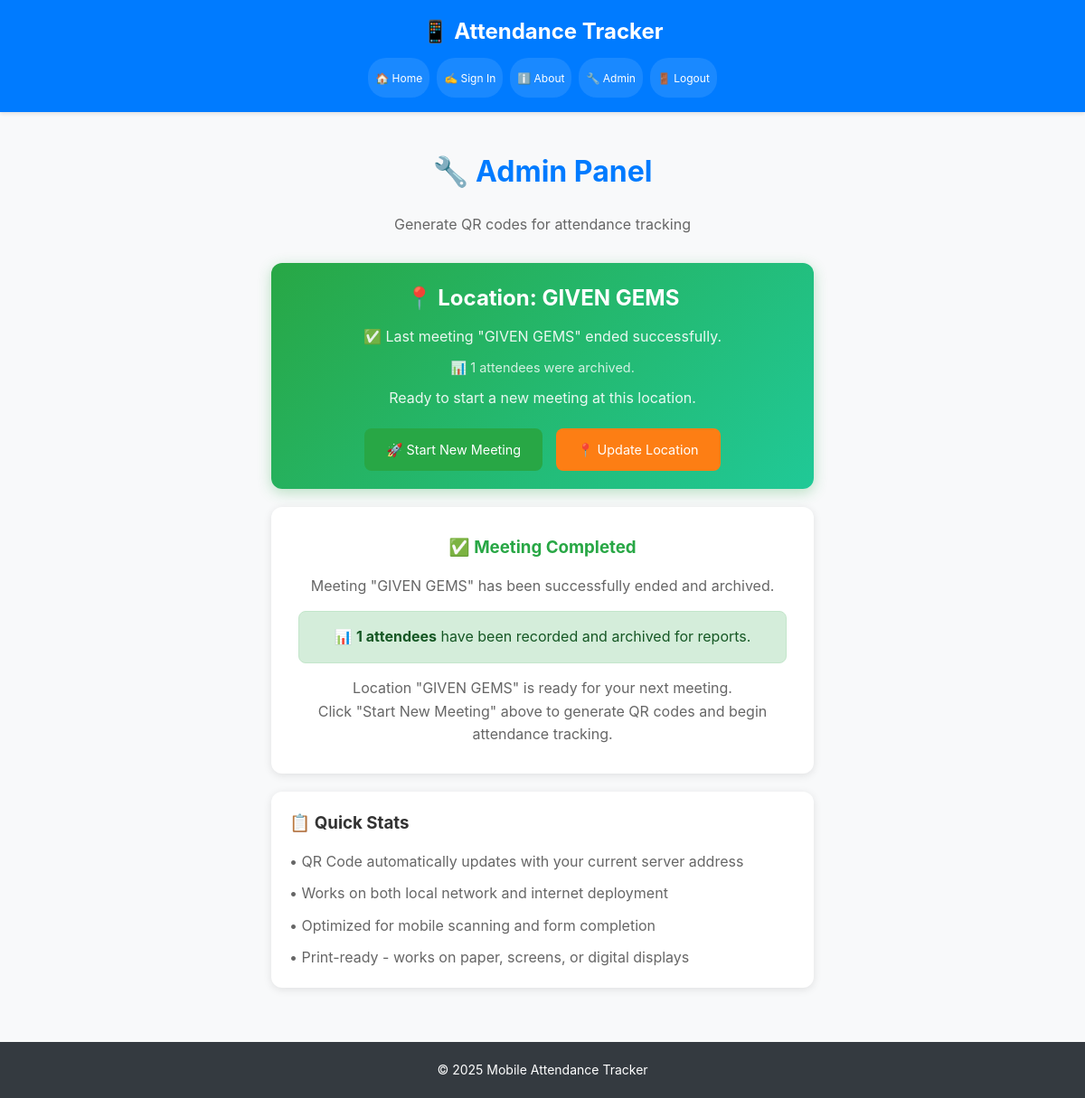
Before: /admin (signed in) with the older database file.
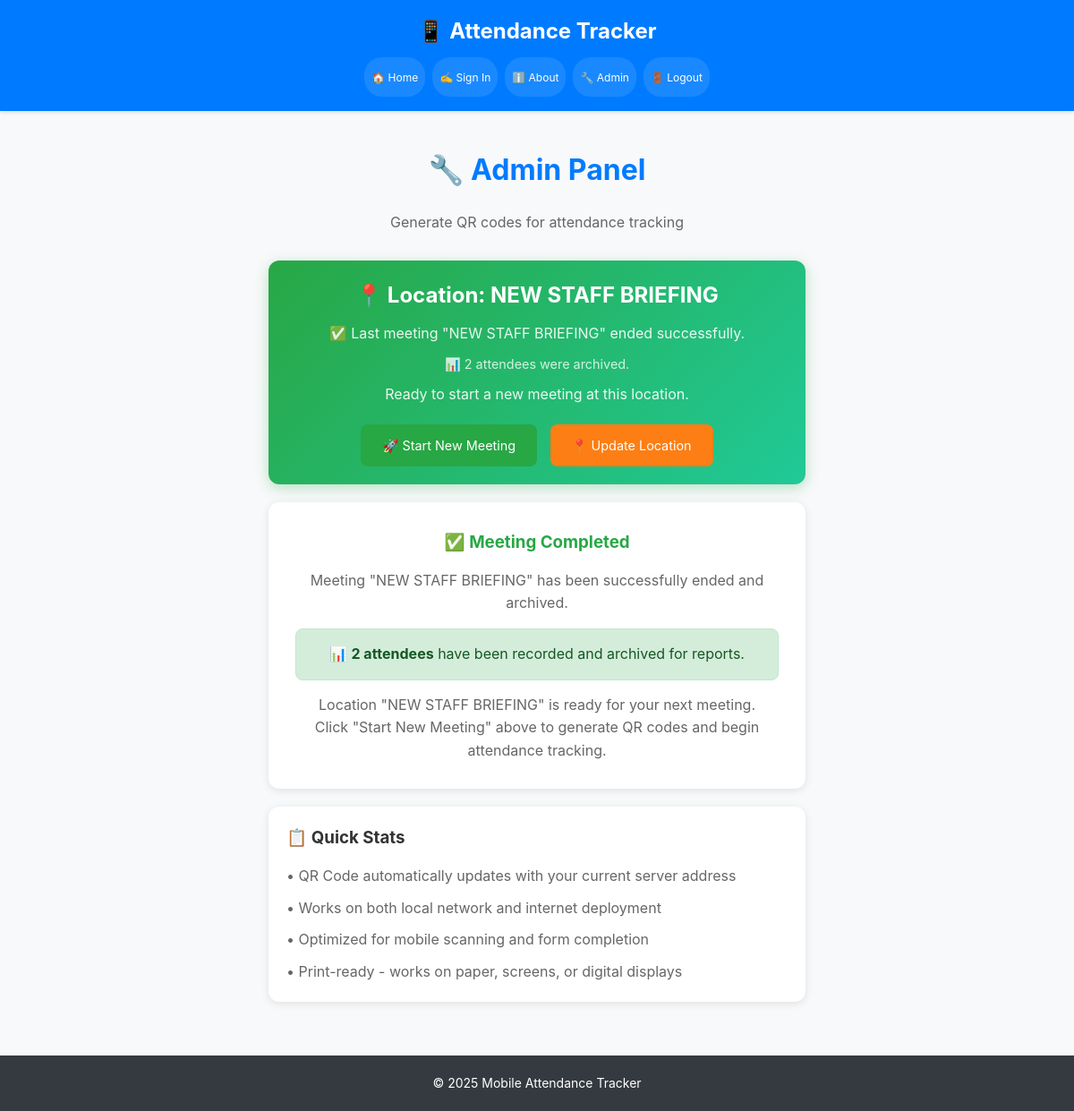
After: the same page with the newer database file.
### models.py (models this page shows)
class MeetingLocation(db.Model):
    id = db.Column(db.Integer, primary_key=True)
    name = db.Column(db.String(200), nullable=False)
    address = db.Column(db.String(500), nullable=True)  # Add address field
    latitude = db.Column(db.Float, nullable=False)
    longitude = db.Column(db.Float, nullable=False)
    radius_meters = db.Column(db.Integer, default=30)
    is_active = db.Column(db.Boolean, default=True)
    created_at = db.Column(db.DateTime, default=db.func.current_timestamp())

class MeetingSession(db.Model):
    id = db.Column(db.Integer, primary_key=True)
    meeting_name = db.Column(db.String(200), nullable=False)
    location_id = db.Column(db.Integer, db.ForeignKey('meeting_location.id'), nullable=True)
    start_time = db.Column(db.DateTime, nullable=False, default=db.func.current_timestamp())
    end_time = db.Column(db.DateTime, nullable=True)
    is_active = db.Column(db.Boolean, default=True)
    attendee_count = db.Column(db.Integer, default=0)
    location = db.relationship('MeetingLocation', backref='sessions')

### app.py (the view)
@app.route('/admin')
@admin_required
def admin():
    active_location = get_active_meeting_location()
    active_session = get_active_meeting_session()
    current_attendance_count = get_current_attendance_count()
    last_ended_session = get_last_ended_meeting_session()
    return render_template('admin.html',
                         active_location=active_location,
                         active_session=active_session,
                         attendance_count=current_attendance_count,
                         last_ended_session=last_ended_session)

### app.py (called while the page is built)
def admin_required(f):
    @wraps(f)
    def decorated_function(*args, **kwargs):
        if not session.get('admin_logged_in'):
            flash('Admin access required. Please log in.', 'error')
            return redirect(url_for('admin_login'))
        return f(*args, **kwargs)
    return decorated_function

def get_active_meeting_location():
    return MeetingLocation.query.filter_by(is_active=True).first()

def get_active_meeting_session():
    return MeetingSession.query.filter_by(is_active=True).first()

def get_last_ended_meeting_session():
    return MeetingSession.query.filter_by(is_active=False).order_by(MeetingSession.end_time.desc()).first()

def get_current_attendance_count():
    return Attendance.query.filter_by(is_archived=False).count()

### templates/admin.html (shortened to what the changed rows need)
{% extends "base.html" %}
{% block content %}
<div style="max-width: 600px; margin: 0 auto;">
    <div style="text-align: center; margin-bottom: 30px; width: 100%;">
        <h1 style="color: #007bff; margin: 20px auto; text-align: center; width: 100%;">🔧 Admin Panel</h1>
    </div>
    <div style="background: linear-gradient(135deg, #28a745, #20c997); padding: 20px; border-radius: 12px; margin-bottom: 20px; color: white; text-align: center; box-shadow: 0 4px 15px rgba(40,167,69,0.3);">
        {% if active_session and active_location %}
            <h2 style="color: white; margin: 0 0 10px 0; font-size: 1.5rem;">📍 Active Meeting: {{ active_session.meeting_name }}</h2>
            <div style="display: flex; justify-content: center; gap: 20px; flex-wrap: wrap; margin-top: 15px;">
                <div style="background: rgba(255,255,255,0.2); padding: 10px 15px; border-radius: 8px; min-width: 120px;">
                    <div style="font-size: 1.8rem; font-weight: bold;">{{ attendance_count }}</div>
                    <div style="font-size: 0.9rem; opacity: 0.9;">👥 Current Attendees</div>
                </div>
                <div style="background: rgba(255,255,255,0.2); padding: 10px 15px; border-radius: 8px; min-width: 120px;">
                    <div style="font-size: 1.2rem; font-weight: bold;">{{ active_location.radius_meters }}m</div>
                    <div style="font-size: 0.9rem; opacity: 0.9;">🎯 Radius</div>
                </div>
            </div>
            <div style="margin-top: 20px;">
                <button onclick="confirmEndMeeting()" style="background: rgba(220,53,69,0.9); border: none; color: white; padding: 12px 24px; border-radius: 8px; font-size: 0.9rem; cursor: pointer; transition: background 0.3s;">
                    🏁 End Current Meeting
                </button>
            </div>
        {% elif active_location %}
            <h2 style="color: white; margin: 0 0 10px 0;">📍 Location: {{ active_location.name }}</h2>
            {% if last_ended_session %}
                <p style="margin: 10px 0; opacity: 0.9;">
                    ✅ Last meeting "{{ last_ended_session.meeting_name }}" ended successfully.
                </p>
                <p style="margin: 5px 0; opacity: 0.8; font-size: 0.9rem;">
                    📊 {{ last_ended_session.attendee_count }} attendees were archived.
                </p>
            {% endif %}
            <p style="margin: 10px 0; opacity: 0.9;">Ready to start a new meeting at this location.</p>
            <div style="margin-top: 20px;">
                <a href="{{ url_for('start_meeting') }}" style="background: rgba(40,167,69,1); border: none; color: white; padding: 12px 24px; border-radius: 8px; font-size: 0.9rem; text-decoration: none; display: inline-block; transition: background 0.3s;">
                    🚀 Start New Meeting
                </a>
                <a href="{{ url_for('location_setup') }}" style="background: rgba(253,126,20,1); border: none; color: white; padding: 12px 24px; border-radius: 8px; font-size: 0.9rem; text-decoration: none; display: inline-block; margin-left: 10px; transition: background 0.3s;">
                    📍 Update Location
                </a>
            </div>
        {% endif %}
    </div>
    {% if active_session and active_location %}
    <div style="background: white; padding: 30px; border-radius: 12px; box-shadow: 0 2px 10px rgba(0,0,0,0.1); margin-bottom: 20px;">
        <h2 style="color: #333; margin-bottom: 20px; text-align: center;">📱 QR Code for Attendance</h2>
        <div style="text-align: center; margin: 30px 0;">
            <div style="display: inline-block; padding: 20px; background: #f8f9fa; border-radius: 12px; border: 2px dashed #007bff;">
                <img src="{{ url_for('generate_qr') }}" alt="Attendance QR Code" style="max-width: 300px; width: 100%; height: auto;">
            </div>
        </div>
        <div style="text-align: center; margin: 20px 0;">
            <p style="color: #666; font-size: 16px; margin-bottom: 15px;">
                <strong>Instructions:</strong>
            </p>
            <ol style="text-align: left; color: #666; max-width: 400px; margin: 0 auto;">
                <li style="margin-bottom: 8px;">Print this page or display on a screen</li>
                <li style="margin-bottom: 8px;">Place at meeting entrance or venue</li>
                <li style="margin-bottom: 8px;">Attendees scan with phone camera</li>
                <li style="margin-bottom: 8px;">They fill the form and submit attendance</li>
            </ol>
        </div>
        <div style="background: #d4edda; padding: 15px; border-radius: 8px; margin: 20px 0; border: 1px solid #c3e6cb;">
            <p style="color: #155724; text-align: center; margin: 0; font-weight: 500;">
                ✅ QR Code links to: <code id="qr-url" style="background: #f8f9fa; padding: 2px 4px; border-radius: 4px;"></code>
            </p>
        </div>
        <div style="text-align: center; margin-top: 30px;">
            <button onclick="window.print()" class="btn btn-primary" style="margin: 0 5px 10px 5px; width: calc(50% - 10px); display: inline-block;">
                🖨️ Print QR Code
            </button>
            <a href="{{ url_for('generate_qr') }}" download="attendance-qr-code.png" class="btn btn-primary" style="text-decoration: none; display: inline-block; background-color: #28a745; margin: 0 5px 10px 5px; width: calc(50% - 10px);">
                💾 Download QR Code
            </a>
            <a href="{{ url_for('location_setup') }}" class="btn btn-primary" style="text-decoration: none; display: inline-block; background-color: #fd7e14; margin: 10px 5px 10px 5px; width: calc(100% - 10px);">
                📍 Setup Meeting Location
            </a>
        </div>
    </div>
    {% else %}
    <div style="background: white; padding: 30px; border-radius: 12px; box-shadow: 0 2px 10px rgba(0,0,0,0.1); margin-bottom: 20px; text-align: center;">
        {% if active_location %}
            {% if last_ended_session %}
                <h3 style="color: #28a745; margin-bottom: 15px;">✅ Meeting Completed</h3>
                <p style="color: #666;">Meeting "{{ last_ended_session.meeting_name }}" has been successfully ended and archived.</p>
                <div style="background: #d4edda; padding: 15px; border-radius: 8px; margin: 15px 0; border: 1px solid #c3e6cb;">
                    <p style="color: #155724; margin: 0;">
                        📊 <strong>{{ last_ended_session.attendee_count }} attendees</strong> have been recorded and archived for reports.
                    </p>
                </div>
                <p style="color: #666;">Location "{{ active_location.name }}" is ready for your next meeting.</p>
            {% else %}
                <h3 style="color: #666; margin-bottom: 15px;">🎯 Location Ready</h3>
                <p style="color: #666;">Your meeting location "{{ active_location.name }}" is set up and ready.</p>
            {% endif %}
            <p style="color: #666;">Click "Start New Meeting" above to generate QR codes and begin attendance tracking.</p>
        {% else %}
            <h3 style="color: #666; margin-bottom: 15px;">📍 Setup Required</h3>
            <p style="color: #666;">Set up your meeting location first, then you can start tracking attendance with QR codes.</p>
        {% endif %}
    </div>
    {% endif %}
</div>
{% endblock %}

Changed rows visible on the page:
no longer on this page (row edited): MeetingLocation: name "GIVEN GEMS"
no longer on this page (row unchanged): MeetingSession: meeting_name "GIVEN GEMS", attendee_count "1"
added MeetingLocation: name "NEW STAFF BRIEFING"
added MeetingSession: meeting_name "NEW STAFF BRIEFING", attendee_count "2"
